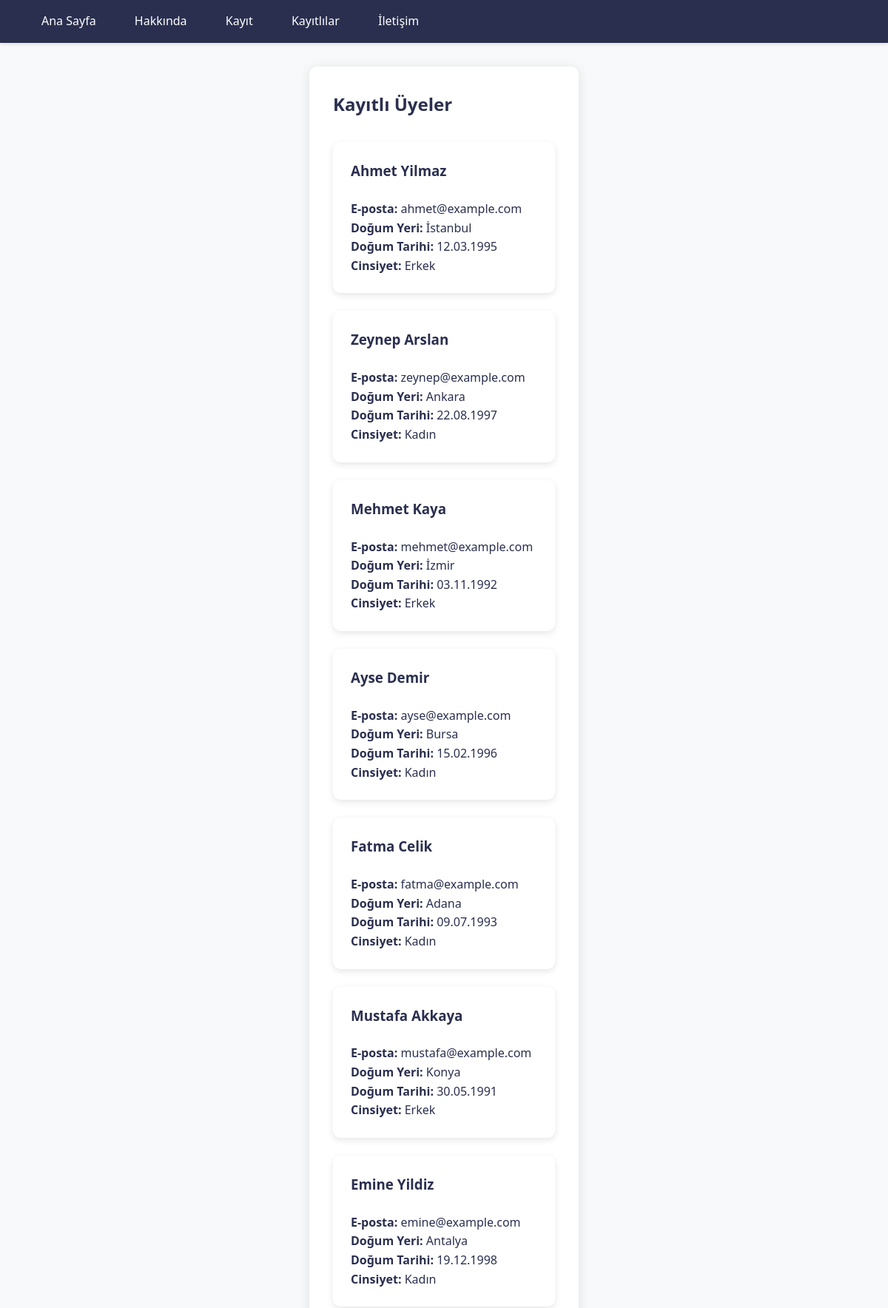
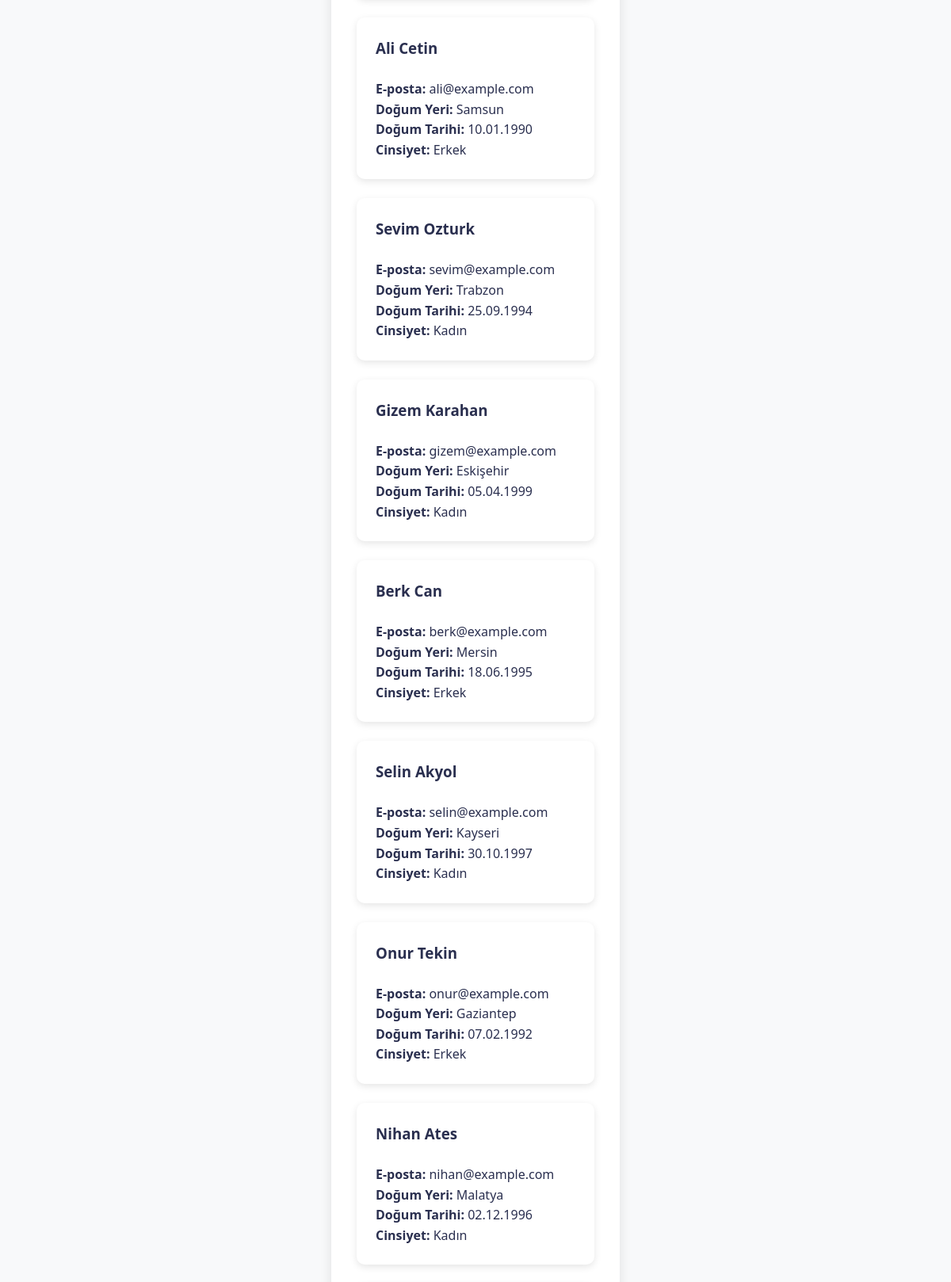
Screenshot of /240130023_1_A/members.php (upper part) with the database file from the repository (2 pictures, top to bottom).
### tables this page shows
CREATE TABLE users (
  id INT AUTO_INCREMENT PRIMARY KEY,
  first_name VARCHAR(100),
  last_name VARCHAR(100),
  email VARCHAR(150),
  password VARCHAR(255),
  gender VARCHAR(10) DEFAULT NULL,
  birth_place VARCHAR(100) DEFAULT NULL,
  birth_date DATE DEFAULT NULL
);

### 240130023_1_A/members.php (the view, shortened to what this page needs)
<?php
include 'header.php';
include 'config.php';
$result = mysqli_query($baglanti, "SELECT * FROM users");
?>
<div class="container">
    <h2>Kayıtlı Üyeler</h2>
    <div class="members-list">
        <?php
        while($user = mysqli_fetch_assoc($result)) {
            $birth_place = $user['birth_place'] ?? 'Belirtilmemiş';
            $birth_date = $user['birth_date'] ? date('d.m.Y', strtotime($user['birth_date'])) : 'Belirtilmemiş';
            $gender = $user['gender'] ?? 'Belirtilmemiş';
        ?>
            <div class="member-card">
                <h3><?= htmlspecialchars($user['first_name'] . ' ' . $user['last_name']) ?></h3>
                <p><strong>E-posta:</strong> <?= htmlspecialchars($user['email']) ?></p>
                <p><strong>Doğum Yeri:</strong> <?= htmlspecialchars($birth_place) ?></p>
                <p><strong>Doğum Tarihi:</strong> <?= $birth_date ?></p>
                <p><strong>Cinsiyet:</strong> <?= htmlspecialchars($gender) ?></p>
            </div>
        <?php } ?>
    </div>
</div>
<?php include 'footer.php'; ?>

### 240130023_1_A/header.php (shortened to what this page needs)
<!DOCTYPE html>
<html lang="tr">
<head>
    <link rel="stylesheet" href="style.css">
</head>
<body>
    <nav>
        <a href="index.php">Ana Sayfa</a>
        <a href="about.php">Hakkında</a>
        <a href="register.php">Kayıt</a>
        <a href="members.php">Kayıtlılar</a>
        <a href="contact.php">İletişim</a>
    </nav>

### 240130023_1_A/footer.php (shortened to what this page needs)
</body>
</html>

### 240130023_1_A/style.css (style rules this page uses)
:root { --primary-color: #2A2F4F; --secondary-color: #917FB3; --accent-color: #E5BEEC; --light-color: #FDE2F3; --dark-color: #2A2F4F; --background: linear-gradient(135deg, #2A2F4F 0%, #917FB3 100%); }
* { margin: 0; padding: 0; box-sizing: border-box; font-family: 'Segoe UI', Tahoma, Geneva, Verdana, sans-serif; }
body { background:#f8f9fa; color: var(--dark-color); line-height: 1.6; min-height: 100vh; display: flex; flex-direction: column; }
nav { background: var(--primary-color); padding: 1rem 2rem; box-shadow: 0 2px 5px rgba(0,0,0,0.1); }
nav a { color: white; text-decoration: none; padding: 0.5rem 1rem; border-radius: 4px; transition: all 0.3s ease; margin: 0 0.5rem; }
.container { max-width: 1200px; margin: 2rem auto; padding: 2rem; background: white; border-radius: 10px; box-shadow: 0 2px 15px rgba(0, 0, 0, 0.1); flex: 1; }
h1, h2, h3 { color: var(--primary-color); margin-bottom: 1.5rem; }
.members-list { display: grid; grid-template-columns: repeat(auto-fit, minmax(300px, 1fr)); gap: 1.5rem; margin-top: 2rem; }
.member-card { background: white; padding: 1.5rem; border-radius: 10px; box-shadow: 0 3px 10px rgba(0,0,0,0.1); transition: transform 0.3s ease; }
.container { animation: fadeIn 0.5s ease-out; }

### rows the page displays
users: first_name+last_name "Ahmet Yilmaz", email "ahmet@example.com", birth_place "İstanbul", birth_date "12.03.1995", gender "Erkek"
users: first_name+last_name "Zeynep Arslan", email "zeynep@example.com", birth_place "Ankara", birth_date "22.08.1997", gender "Kadın"
users: first_name+last_name "Mehmet Kaya", email "mehmet@example.com", birth_place "İzmir", birth_date "03.11.1992", gender "Erkek"
users: first_name+last_name "Ayse Demir", email "ayse@example.com", birth_place "Bursa", birth_date "15.02.1996", gender "Kadın"
users: first_name+last_name "Fatma Celik", email "fatma@example.com", birth_place "Adana", birth_date "09.07.1993", gender "Kadın"
users: first_name+last_name "Mustafa Akkaya", email "mustafa@example.com", birth_place "Konya", birth_date "30.05.1991", gender "Erkek"
users: first_name+last_name "Emine Yildiz", email "emine@example.com", birth_place "Antalya", birth_date "19.12.1998", gender "Kadın"
users: first_name+last_name "Ali Cetin", email "ali@example.com", birth_place "Samsun", birth_date "10.01.1990", gender "Erkek"
users: first_name+last_name "Sevim Ozturk", email "sevim@example.com", birth_place "Trabzon", birth_date "25.09.1994", gender "Kadın"
users: first_name+last_name "Gizem Karahan", email "gizem@example.com", birth_place "Eskişehir", birth_date "05.04.1999", gender "Kadın"
users: first_name+last_name "Berk Can", email "berk@example.com", birth_place "Mersin", birth_date "18.06.1995", gender "Erkek"
users: first_name+last_name "Selin Akyol", email "selin@example.com", birth_place "Kayseri", birth_date "30.10.1997", gender "Kadın"
users: first_name+last_name "Onur Tekin", email "onur@example.com", birth_place "Gaziantep", birth_date "07.02.1992", gender "Erkek"
users: first_name+last_name "Nihan Ates", email "nihan@example.com", birth_place "Malatya", birth_date "02.12.1996", gender "Kadın"
